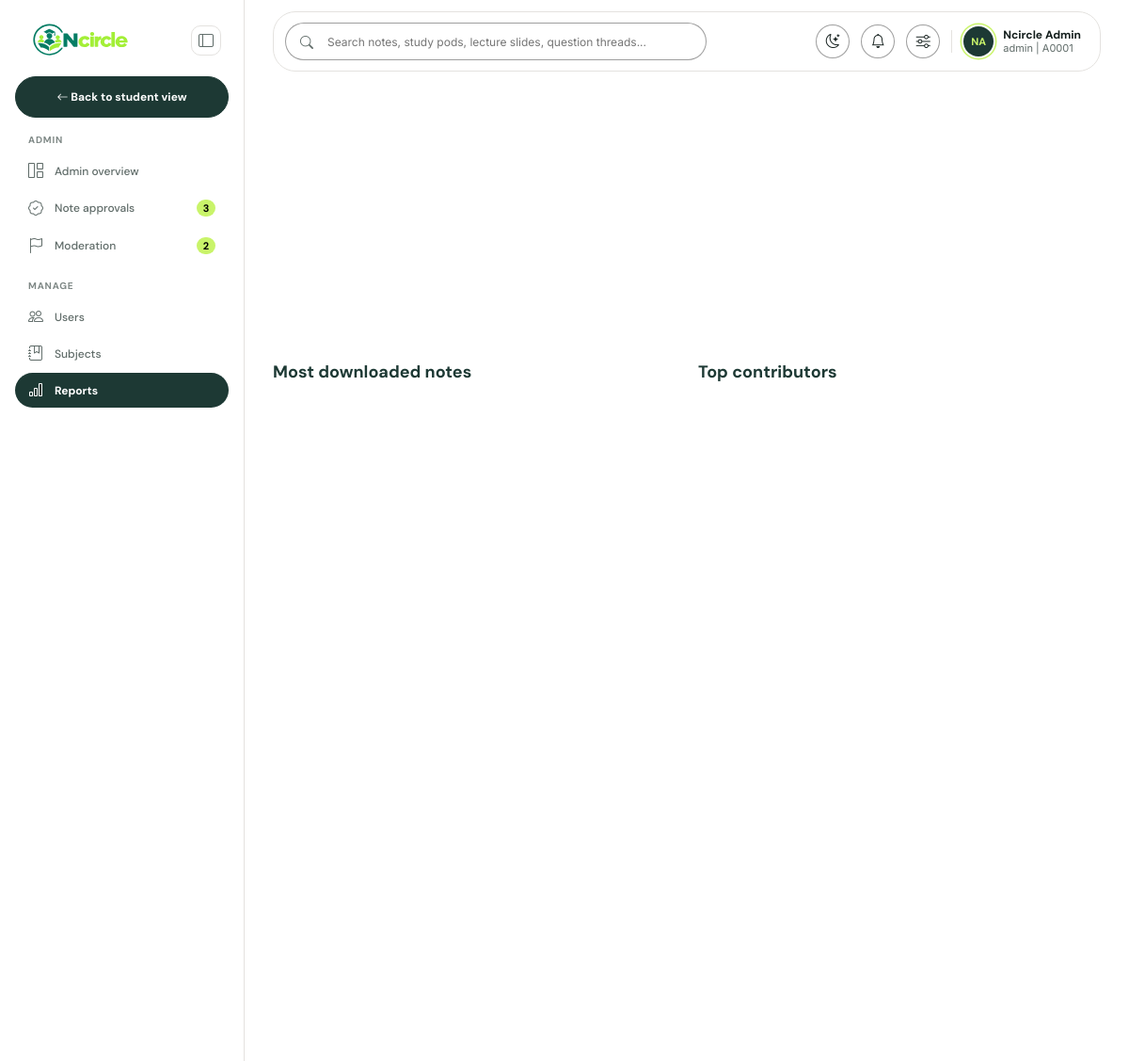
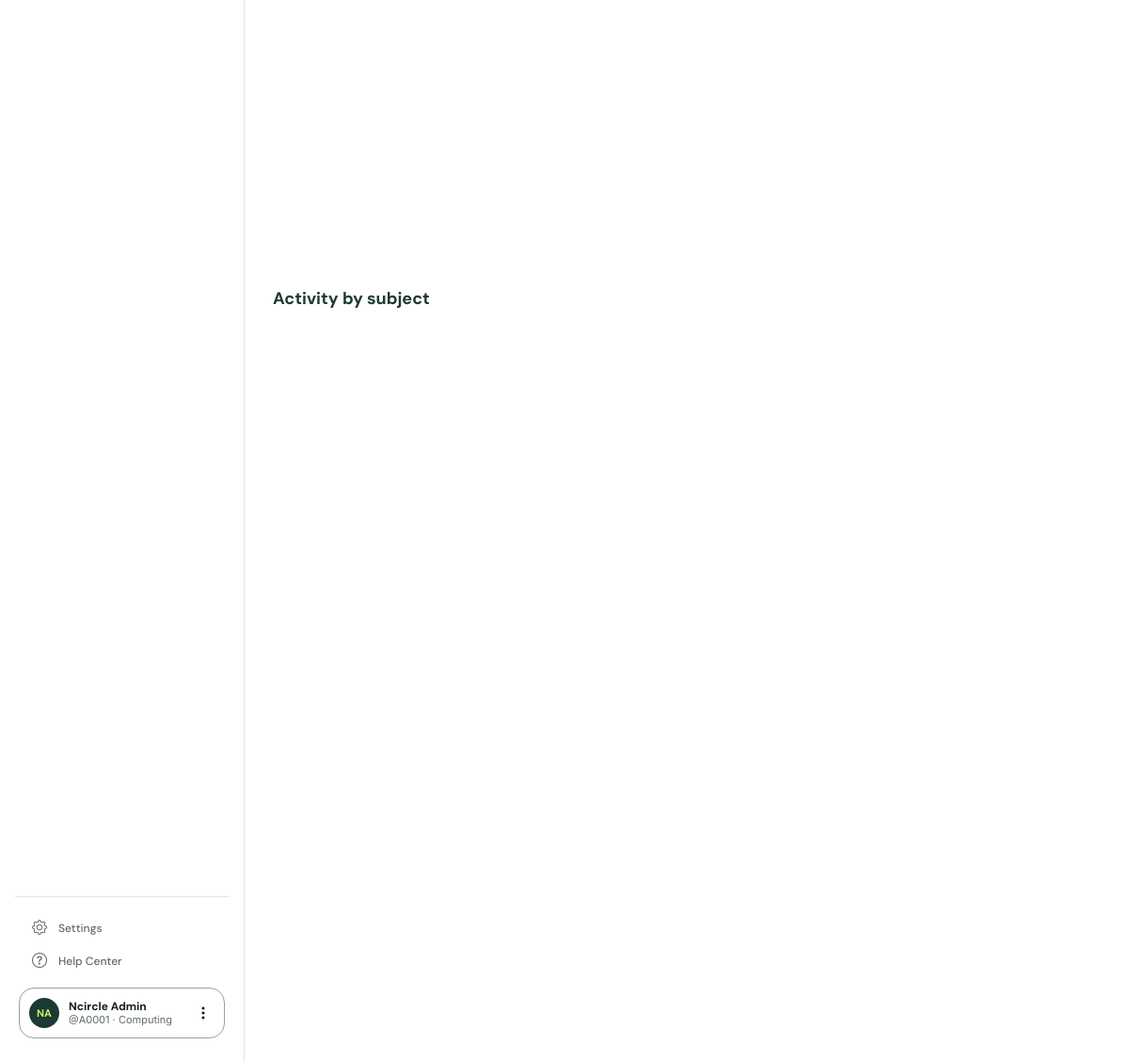
The page /admin/reports (signed in) on the database its author committed (2 pictures, top to bottom).
### tables this page shows
CREATE TABLE users (
    id INT UNSIGNED AUTO_INCREMENT PRIMARY KEY,
    name VARCHAR(100) NOT NULL,
    username VARCHAR(60) NOT NULL UNIQUE,
    student_id VARCHAR(20) NOT NULL UNIQUE,
    email VARCHAR(120) NOT NULL UNIQUE,
    faculty VARCHAR(30) NOT NULL,
    academic_year TINYINT UNSIGNED NOT NULL DEFAULT 1,
    bio VARCHAR(500) NULL,
    avatar VARCHAR(80) NULL,
    skills VARCHAR(255) NULL,
    open_to_help TINYINT(1) NOT NULL DEFAULT 1,
    listed_in_directory TINYINT(1) NOT NULL DEFAULT 1,
    password_hash VARCHAR(255) NOT NULL,
    role ENUM('student','admin') NOT NULL DEFAULT 'student',
    status ENUM('active','blocked') NOT NULL DEFAULT 'active',
    weekly_goal_minutes SMALLINT UNSIGNED NOT NULL DEFAULT 600,
    email_verified_at DATETIME NULL,
    last_seen_at DATETIME NULL,
    created_at DATETIME NOT NULL DEFAULT CURRENT_TIMESTAMP
);

### views/admin/reports.php (the view, shortened to what the rows shown need)
<div class="dash-split">
    <section aria-labelledby="top-title">
        <h2 class="sc-panel__title answers-title" id="top-title">Most downloaded notes</h2>
    </section>
    <section aria-labelledby="people-title">
        <h2 class="sc-panel__title answers-title" id="people-title">Top contributors</h2>
    </section>
</div>
<section aria-labelledby="subject-title" class="mt-4">
    <h2 class="sc-panel__title answers-title" id="subject-title">Activity by subject</h2>
</section>

### views/partials/sidebar.php (shortened to what the rows shown need)
<?php
$user = Auth::user();
?>
<aside class="sc-sidebar offcanvas-lg offcanvas-start" tabindex="-1" id="scSidebar" aria-label="Main menu">
    <div class="sc-sidebar__inner">
        <div class="sc-sidebar__foot">
            <div class="sc-user-widget">
                <a class="sc-user-widget__text" href="<?= e(url("/profile")) ?>">
                    <strong><?= e($user["name"]) ?></strong>
                    <small>@<?= e($user["student_id"]) ?> &middot; <?= e($user["faculty"]) ?></small>
                </a>
            </div>
        </div>
    </div>
</aside>

### views/partials/navbar-app.php (shortened to what the rows shown need)
<?php
$user = Auth::user();
?>
<header class="sc-topbar-wrap">
    <div class="sc-topbar">
        <div class="sc-topbar__actions">
            <a class="sc-topbar__profile" href="<?= e(url("/profile")) ?>">
                <span class="sc-topbar__who">
                    <strong><?= e($user["name"]) ?></strong>
                    <small><?= e($user["username"]) ?> | <?= e($user["student_id"]) ?></small>
                </span>
            </a>
        </div>
    </div>
</header>

### rows shown on the page
users: name "Ncircle Admin", student "A0001", faculty "Computing", username "admin"

### other values the page prints
$inner "Back to student view"
$heading "ADMIN"
$label "Admin overview"
$label "Note approvals"
$count "3"
$label "Moderation"
$count "2"
$heading "MANAGE"
$label "Users"
$label "Subjects"
$label "Reports"
initials($name) "NA NA"
